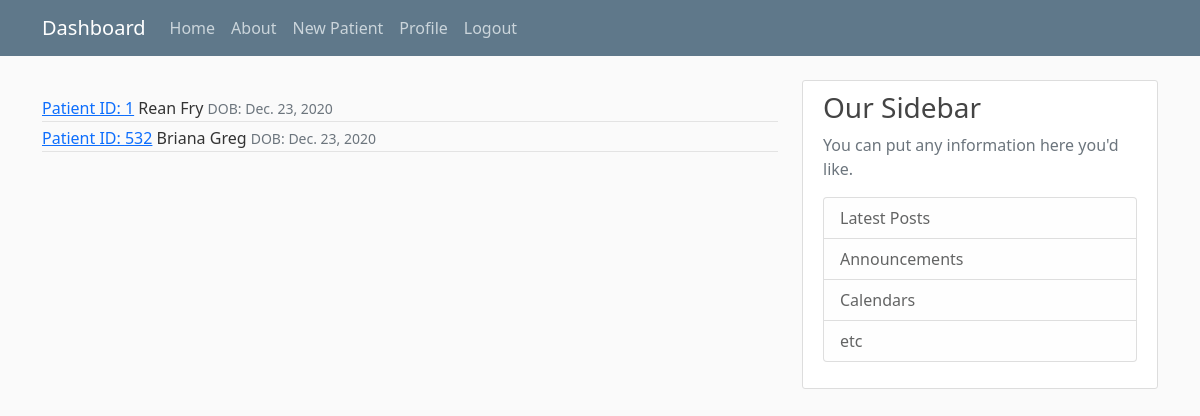
The app's page /home/ (signed in), older data.
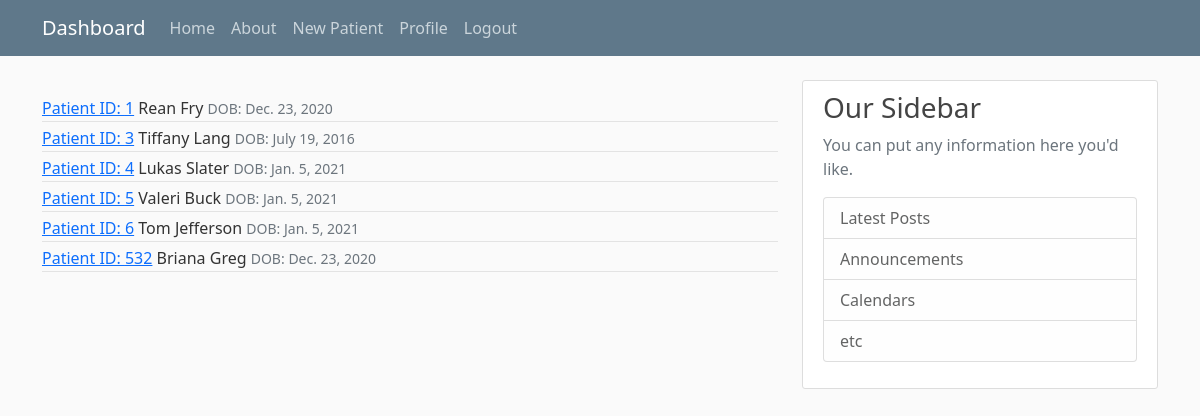
The same page, newer data.
### core/models.py (models this page shows, shortened)
class Patient(models.Model):
    PatientID = models.IntegerField()
    PatientSSN = models.CharField(max_length=30)
    FirstName = models.CharField(max_length=30)
    LastName = models.CharField(max_length=30)
    Address = models.TextField(max_length=200)
    Sex = models.CharField(max_length=1)
    DOB = models.DateField(default=timezone.now)
    Author = models.ForeignKey(User, on_delete=models.CASCADE)

### core/views.py (the view)
# urls.py: path('home/', PatientListView.as_view(), name='home'),
class PatientListView(LoginRequiredMixin, ListView):
    model = Patient
    template_name = 'core/home.html'
    context_object_name = 'patients'
    ordering = ['PatientID']

### core/templates/core/home.html (shortened to what this page needs)
{% extends "core/base.html"%}
{% block content %}
    {% for patient in patients %}
              <div class="article-metadata">
                <a class="mr-2" href="{% url 'patient-detail' patient.id %}">Patient ID: {{ patient.PatientID }}</a>
              <td>{{ patient.FirstName }}</td>
              <td>{{ patient.LastName }}</td>
                <small class="text-muted"> DOB: {{ patient.DOB }}</small>
            </div>
    {% endfor %}
{% endblock content %}

### core/templates/core/Base.html (shortened to what this page needs)
{% load static %}
<!DOCTYPE html>
<html>
<head>
     <link href="https://cdn.jsdelivr.net/npm/bootstrap@5.0.0-beta1/dist/css/bootstrap.min.css" rel="stylesheet">
    <link rel = "stylesheet" type="text/css" href="{% static 'core/main.css' %}">
</head>
<body>
    <header class="site-header">
        <nav class="navbar navbar-expand-md navbar-dark bg-steel fixed-top">
          <div class="container">
            <a class="navbar-brand mr-4" href="{% url 'landingpage' %}">Dashboard</a>
            <div class="collapse navbar-collapse" id="navbarToggle">
              <div class="navbar-nav mr-auto">
                <a class="nav-item nav-link" href="{% url 'home' %}">Home</a>
                <a class="nav-item nav-link" href="{% url 'about' %}">About</a>
              </div>
              <div class="navbar-nav">
                {% if user.is_authenticated %}
                  <a class="nav-item nav-link" href="{% url 'patient-create' %}">New Patient</a>
                  <a class="nav-item nav-link" href="{% url 'profile' %}">Profile</a>
                  <a class="nav-item nav-link" href="{% url 'logout' %}">Logout</a>
                {% else %}
                  <a class="nav-item nav-link" href="{% url 'login' %}">Login</a>
                  <a class="nav-item nav-link" href="{% url 'register' %}">Register</a>
                {% endif %}
              </div>
            </div>
          </div>
        </nav>
      </header>
    <main role="main" class="container">
        <div class="row">
          <div class="col-md-8">
            {% block content %}{% endblock %}
          </div>
          <div class="col-md-4">
            <div class="content-section">
              <h3>Our Sidebar</h3>
              <p class='text-muted'>You can put any information here you'd like.
                <ul class="list-group">
                  <li class="list-group-item list-group-item-light">Latest Posts</li>
                  <li class="list-group-item list-group-item-light">Announcements</li>
                  <li class="list-group-item list-group-item-light">Calendars</li>
                  <li class="list-group-item list-group-item-light">etc</li>
                </ul>
              </p>
            </div>
          </div>
        </div>
      </main>
</body>
</html>

### core/static/core/main.css (style rules this page uses)
body { background: #fafafa; color: #333333; margin-top: 5rem; }
h1, h2, h3, h4, h5, h6 { color: #444444; }
ul { margin: 0; }
.bg-steel { background-color: #5f788a; }
.site-header .navbar-nav .nav-link { color: #cbd5db; }
.content-section { background: #ffffff; padding: 10px 20px; border: 1px solid #dddddd; border-radius: 3px; margin-bottom: 20px; }
.article-metadata { padding-bottom: 1px; margin-bottom: 4px; border-bottom: 1px solid #e3e3e3; }

Row changes from the older to the newer data that the page shows:
added Patient: PatientID "3", FirstName "Tiffany", LastName "Lang", DOB "July 19, 2016"
added Patient: PatientID "4", FirstName "Lukas", LastName "Slater", DOB "Jan. 5, 2021"
added Patient: PatientID "5", FirstName "Valeri", LastName "Buck", DOB "Jan. 5, 2021"
added Patient: PatientID "6", FirstName "Tom", LastName "Jefferson", DOB "Jan. 5, 2021"
